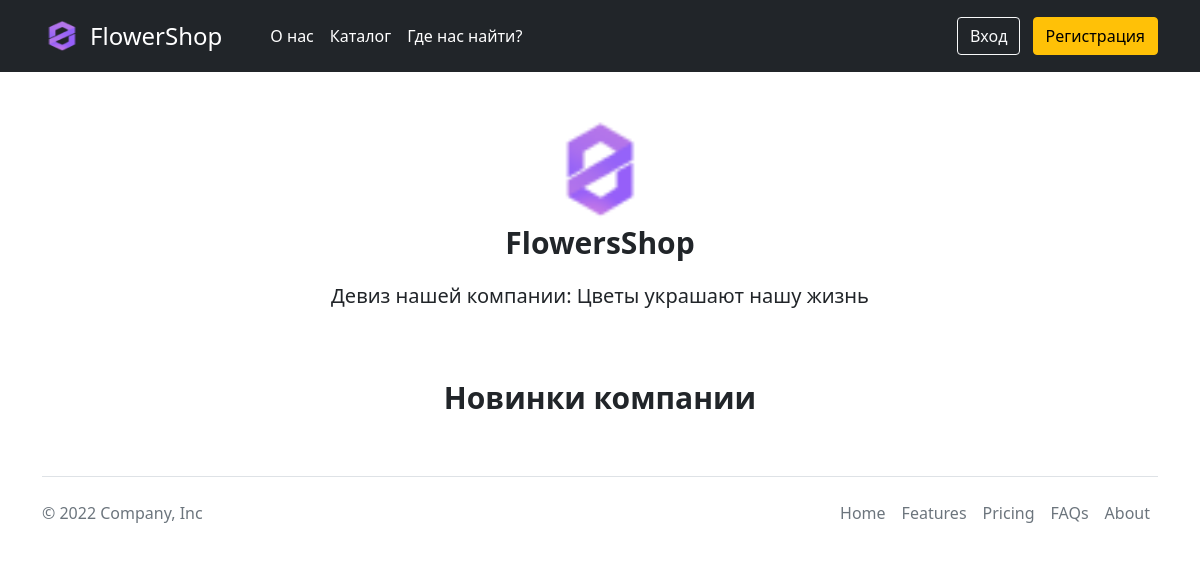
/, run on an earlier commit of the app's database.
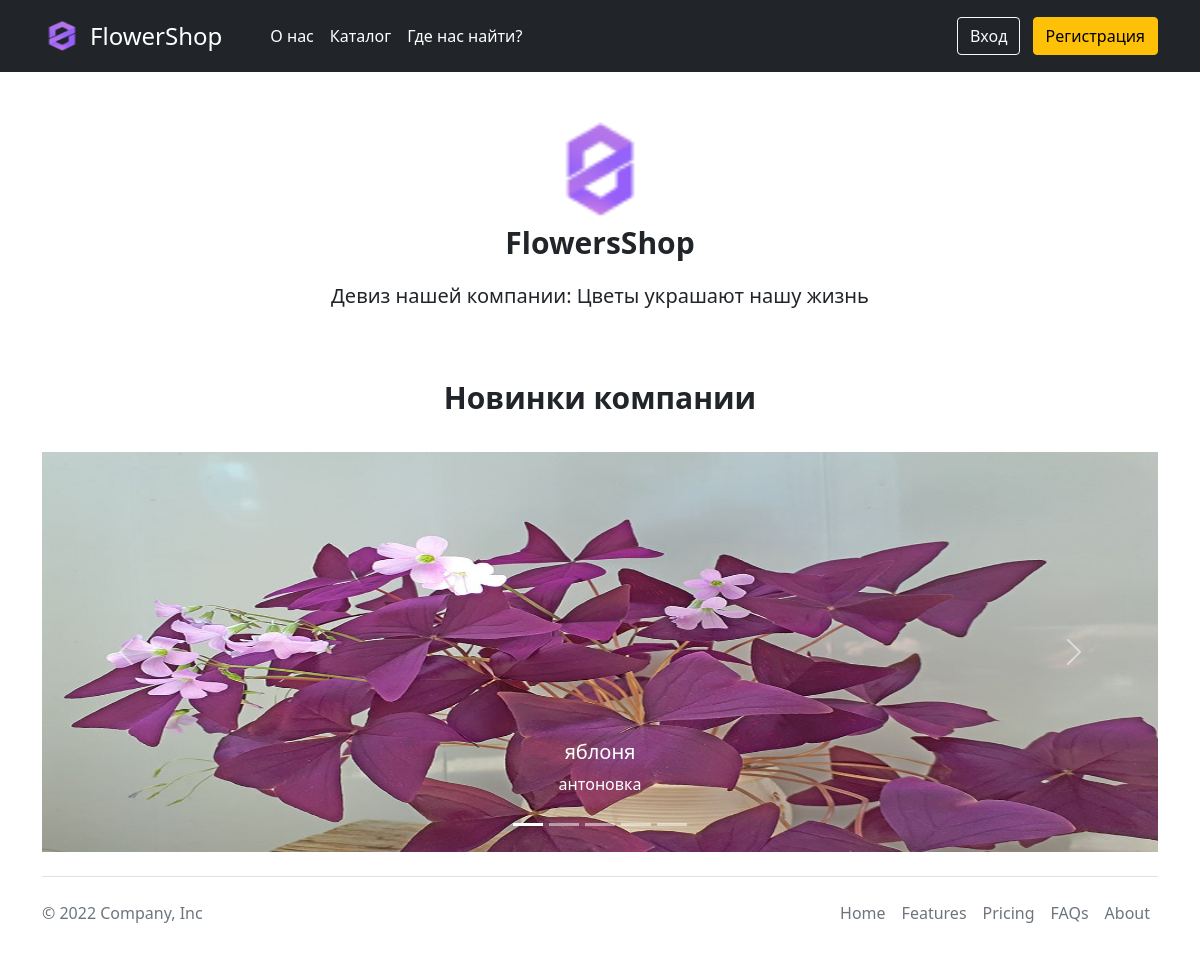
And on a later commit of the database.
### tables this page shows
CREATE TABLE `products` (
  `id` int NOT NULL,
  `name` varchar(100) NOT NULL,
  `about` varchar(100) NOT NULL,
  `price` int NOT NULL,
  `image` varchar(100) NOT NULL,
  `country` varchar(50) NOT NULL
);

### index.php (the view, shortened to what this page needs)
<!DOCTYPE html>
<html lang="en">
<head>
    <link href="/bootstrap/css/bootstrap.css" rel="stylesheet">
    <link href="/css/style.css" rel="stylesheet">
</head>
<body>
  <?php
  include ('./elements/header.php');
  ?>
      <div class="container mt-5 text-center">
        <div class="row">
          <div class="col">
            <img width="100" height="100" alt="logo" src="/resources/image/logo.png">
          </div>
        </div>
        <div class="row">
          <div class="col">
            <p class="fw-bold" style="font-size: 30px;">FlowersShop</p>
          </div>
        </div>
        <div class="row">
          <div class="col">
            <p style="font-size: 20px;">Девиз нашей компании: Цветы украшают нашу жизнь  </p>
          </div>
        </div>
      </div>
      <div class="container mt-5 text-center">
        <div class="row">
          <div class="col">
            <p class="fw-bold" style="font-size: 30px;">Новинки компании</p>
          </div>
        </div>
      </div>
      <div class="container mt-3 text-center">
        <div id="carouselExampleCaptions" class="carousel slide">
          <div class="carousel-indicators">
            <button type="button" data-bs-target="#carouselExampleCaptions" data-bs-slide-to="0" class="active" aria-current="true" aria-label="Slide 1"></button>
            <button type="button" data-bs-target="#carouselExampleCaptions" data-bs-slide-to="1" aria-label="Slide 2"></button>
            <button type="button" data-bs-target="#carouselExampleCaptions" data-bs-slide-to="2" aria-label="Slide 3"></button>
            <button type="button" data-bs-target="#carouselExampleCaptions" data-bs-slide-to="3" aria-label="Slide 4"></button>
            <button type="button" data-bs-target="#carouselExampleCaptions" data-bs-slide-to="4" aria-label="Slide 5"></button>
          </div>
            <div class="carousel-inner">
            <?php
      $count = 0;
        $product = mysqli_query($connect, "SELECT * FROM products ORDER BY id DESC LIMIT 5");
        while ($row = mysqli_fetch_assoc($product)):
            if($count == 0):?>
                <div class="carousel-item active" data-bs-interval="1000">
                <a href="product_card.php?id=<?php echo $row['id']?>"><img width="200" height="400" src="resources/image/<?php echo $row['image']?>" class="d-block w-100" alt="..."></a>
                    <div class="carousel-caption d-none d-md-block">
                        <h5><?php echo $row['name'] ?></h5>
                        <p><?php echo $row['about'] ?></p>
                    </div>
                </div>
            <?php endif;?>
        <?php $count++;  endwhile;?>
            </div>
            <button class="carousel-control-prev" type="button" data-bs-target="#carouselExampleCaptions" data-bs-slide="prev">
              <span class="carousel-control-prev-icon" aria-hidden="true"></span>
            </button>
            <button class="carousel-control-next" type="button" data-bs-target="#carouselExampleCaptions" data-bs-slide="next">
              <span class="carousel-control-next-icon" aria-hidden="true"></span>
            </button>
        </div>
      </div>
      <?php
        include ('./elements/footer.php');
      ?>
</body>
</html>

### elements/header.php (shortened to what this page needs)
<header class="p-3 bg-dark text-white">
  <div class="container">
    <div class="d-flex flex-wrap align-items-center justify-content-center justify-content-lg-start">
        <img class="bi me-2" width="40" height="32" alt="logo" src="/resources/image/logo.png">
        <span class="fs-4" style="margin-right: 2.5rem;" >FlowerShop</span>
        <ul class="nav col-12 col-lg-auto me-lg-auto mb-2 justify-content-center mb-md-0">
          <li><a href="./index.php" class="nav-link px-2 text-white">О нас</a></li>
          <li><a href="./catalog.php" class="nav-link px-2 text-white">Каталог</a></li>
          <li><a href="./adress.php" class="nav-link px-2 text-white">Где нас найти?</a></li>
        </ul>
        <?php
          if(!isset($_SESSION['user'])){
            echo "<div class=\"text-end\">
                    <a href=\"./login.php\" class=\"btn btn-outline-light me-2\">Вход</a>
                    <a href=\"./registration.php\" class=\"btn btn-warning\">Регистрация</a>
                  </div>";
          }else{
            echo "<div class=\"text-end\">
                    <p class=\"fw-bold\">" . $_SESSION['user']['login'] . "</p>
                    <a href=\"./basket.php\" class=\"btn btn-outline-light me-2\">Корзина</a>
                    <a href=\"./vendor/logout.php\" class=\"btn btn-warning\">Выйти</a>
                  </div>";
          }
        ?>
      </div>
  </div>
</header>

### elements/footer.php
<div class="container">
  <footer class="d-flex flex-wrap justify-content-between align-items-center py-3 my-4 border-top">
    <p class="col-md-4 mb-0 text-muted">© 2022 Company, Inc</p>
    <a href="/" class="col-md-4 d-flex align-items-center justify-content-center mb-3 mb-md-0 me-md-auto link-dark text-decoration-none">
      <svg class="bi me-2" width="40" height="32"><use xlink:href="#bootstrap"></use></svg>
    </a>
      <ul class="nav col-md-4 justify-content-end">
        <li class="nav-item"><a href="#" class="nav-link px-2 text-muted">Home</a></li>
        <li class="nav-item"><a href="#" class="nav-link px-2 text-muted">Features</a></li>
        <li class="nav-item"><a href="#" class="nav-link px-2 text-muted">Pricing</a></li>
        <li class="nav-item"><a href="#" class="nav-link px-2 text-muted">FAQs</a></li>
        <li class="nav-item"><a href="#" class="nav-link px-2 text-muted">About</a></li>
      </ul>
  </footer>
</div>

### css/style.css (style rules this page uses)
#carouselExampleCaptions .carousel-item img { object-fit: fill; object-position: center; overflow: hidden; height:50vh; }

What changed in the data, as far as the page shows it:
added products: image (picture), name "яблоня", about "антоновка"
